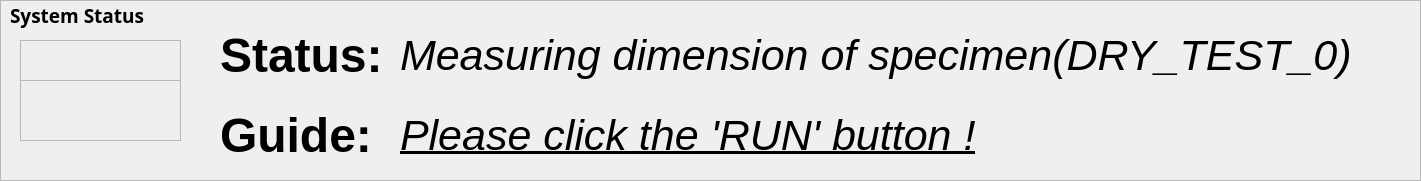
   <widget class="QFrame" name="frame_7">
    <property name="geometry">
     <rect>
      <x>20</x>
      <y>990</y>
      <width>1421</width>
      <height>181</height>
     </rect>
    </property>
    <property name="frameShape">
     <enum>QFrame::StyledPanel</enum>
    </property>
    <property name="frameShadow">
     <enum>QFrame::Raised</enum>
    </property>
    <widget class="QLabel" name="txt_system_status">
     <property name="geometry">
      <rect>
       <x>220</x>
       <y>30</y>
       <width>181</width>
       <height>51</height>
      </rect>
     </property>
     <property name="font">
      <font>
       <pointsize>36</pointsize>
       <weight>75</weight>
       <italic>false</italic>
       <bold>true</bold>
      </font>
     </property>
     <property name="text">
      <string>Status:</string>
     </property>
    </widget>
    <widget class="QLabel" name="label_21">
     <property name="geometry">
      <rect>
       <x>10</x>
       <y>0</y>
       <width>161</width>
       <height>31</height>
      </rect>
     </property>
     <property name="font">
      <font>
       <family>3ds</family>
       <pointsize>14</pointsize>
       <weight>75</weight>
       <bold>true</bold>
      </font>
     </property>
     <property name="text">
      <string>System Status</string>
     </property>
    </widget>
    <widget class="QFrame" name="frame_9">
     <property name="geometry">
      <rect>
       <x>20</x>
       <y>40</y>
       <width>161</width>
       <height>41</height>
      </rect>
     </property>
     <property name="frameShape">
      <enum>QFrame::StyledPanel</enum>
     </property>
     <property name="frameShadow">
      <enum>QFrame::Raised</enum>
     </property>
     <zorder>cbx_control</zorder>
     <zorder>btn_control_run</zorder>
     <zorder>btn_control_pause</zorder>
     <zorder>btn_control_stop</zorder>
    </widget>
    <widget class="QFrame" name="frame_10">
     <property name="geometry">
      <rect>
       <x>20</x>
       <y>80</y>
       <width>161</width>
       <height>61</height>
      </rect>
     </property>
     <property name="frameShape">
      <enum>QFrame::StyledPanel</enum>
     </property>
     <property name="frameShadow">
      <enum>QFrame::Raised</enum>
     </property>
    </widget>
    <widget class="QLabel" name="txt_system_status_2">
     <property name="geometry">
      <rect>
       <x>220</x>
       <y>110</y>
       <width>171</width>
       <height>51</height>
      </rect>
     </property>
     <property name="font">
      <font>
       <pointsize>36</pointsize>
       <weight>75</weight>
       <italic>false</italic>
       <bold>true</bold>
      </font>
     </property>
     <property name="text">
      <string>Guide:</string>
     </property>
    </widget>
    <widget class="QLabel" name="txt_system_status_3">
     <property name="geometry">
      <rect>
       <x>400</x>
       <y>30</y>
       <width>1011</width>
       <height>51</height>
      </rect>
     </property>
     <property name="font">
      <font>
       <pointsize>32</pointsize>
       <italic>true</italic>
      </font>
     </property>
     <property name="text">
      <string>Measuring dimension of specimen(DRY_TEST_0)</string>
     </property>
    </widget>
    <widget class="QLabel" name="txt_system_status_5">
     <property name="geometry">
      <rect>
       <x>400</x>
       <y>110</y>
       <width>1051</width>
       <height>51</height>
      </rect>
     </property>
     <property name="font">
      <font>
       <pointsize>32</pointsize>
       <italic>true</italic>
       <underline>true</underline>
      </font>
     </property>
     <property name="text">
      <string>Please click the 'RUN' button !</string>
     </property>
    </widget>
    <zorder>txt_system_status</zorder>
    <zorder>label_21</zorder>
    <zorder>frame_9</zorder>
    <zorder>frame_10</zorder>
    <zorder>txt_system_status_2</zorder>
    <zorder>txt_system_status_3</zorder>
    <zorder>txt_system_status_5</zorder>
    <zorder>cbx_control</zorder>
    <zorder>btn_control_run</zorder>
    <zorder>btn_control_stop</zorder>
    <zorder>btn_control_pause</zorder>
   </widget>
